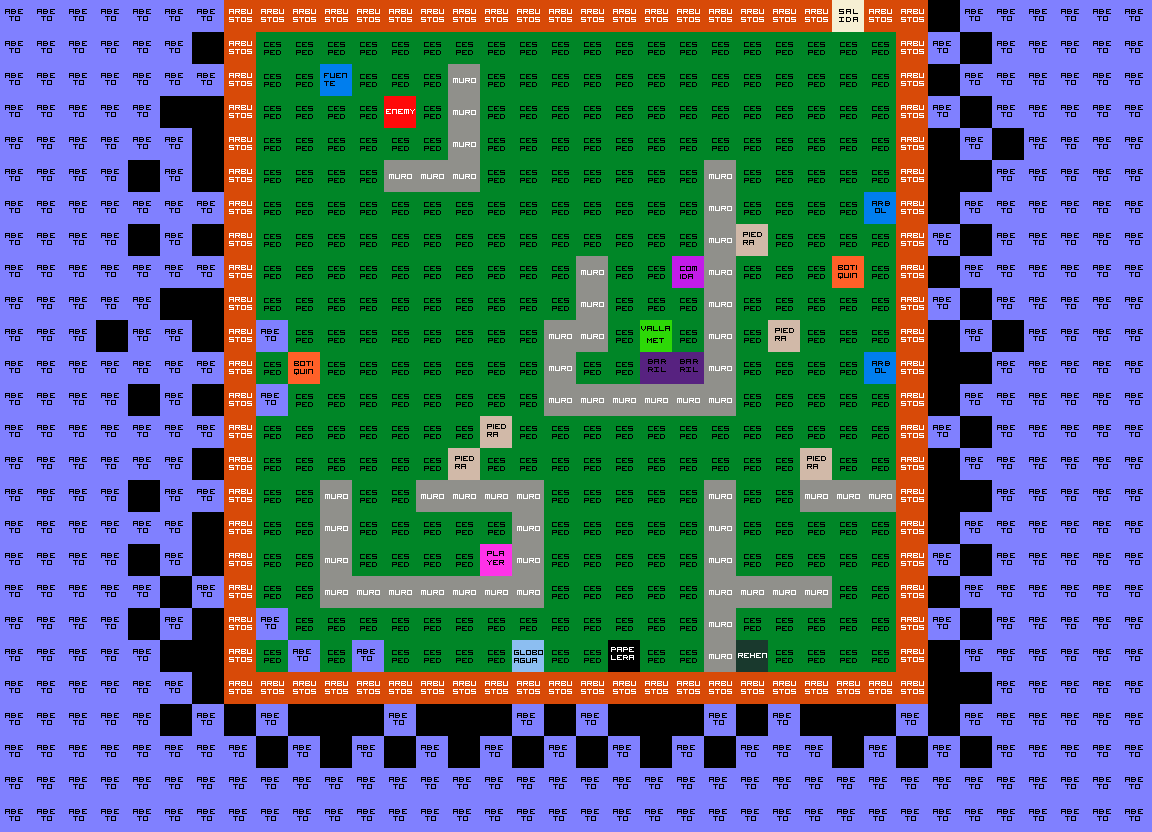

This is a level from a 2D game, rendered from its Tiled map with the project's own tilesets. A one-line summary and the map file follow, with tile-layer data summarised:
An orthogonal 36x26 tile map with 32x32 px tiles, 2 tile layers (Capa de Patrones 1, Capa de patrones 2) and 32 objects (26x nodo).

<map version="1.0" orientation="orthogonal" renderorder="right-down" width="36" height="26" tilewidth="32" tileheight="32" nextobjectid="161">
 <tileset firstgid="1" name="tileset" tilewidth="32" tileheight="32" tilecount="64" columns="8">
  <image source="tileset.png" width="256" height="256" />
 </tileset>
 <layer name="Capa de Patrones 1" width="36" height="26">
  <data>[936 cells, 484 non-empty, 4 distinct tile ids]</data>
 </layer>
 <layer name="Capa de patrones 2" width="36" height="26">
  <data>[936 cells, 396 non-empty, 14 distinct tile ids]</data>
 </layer>
 <objectgroup name="muros">
  <object id="123" x="832" y="32">
   <polyline points="0,0 -576,0 -576,640 64,640 64,0 32,0 32,-32 96,-32 96,672 -608,672 -608,-32 0,-32 0,0" />
  </object>
  <object id="124" x="448" y="64">
   <polyline points="0,0 0,96 -64,96 -64,128 32,128 32,0 0,0" />
  </object>
  <object id="125" x="576" y="256">
   <polyline points="0,0 0,64 -32,64 -32,160 160,160 160,-96 128,-96 128,128 0,128 0,96 32,96 32,0 0,0" />
  </object>
  <object id="126" x="800" y="480">
   <polyline points="0,0 0,32 96,32 96,0 0,0" />
  </object>
  <object id="127" x="704" y="480">
   <polyline points="0,0 0,192 32,192 32,128 128,128 128,96 32,96 32,0 0,0" />
  </object>
  <object id="128" x="320" y="480">
   <polyline points="0,0 0,128 224,128 224,0 96,0 96,32 192,32 192,96 32,96 32,0 0,0" />
  </object>
 </objectgroup>
 <objectgroup name="nodos">
  <object id="133" name="1" type="nodo" x="320" y="128" width="32" height="32">
   <properties>
    <property name="conecta" value="2" />
   </properties>
  </object>
  <object id="134" name="2" type="nodo" x="320" y="224" width="32" height="32">
   <properties>
    <property name="conecta" value="9-12-7-8-3-4" />
   </properties>
  </object>
  <object id="135" name="3" type="nodo" x="320" y="416" width="32" height="32">
   <properties>
    <property name="conecta" value="9-7-8-6-4" />
   </properties>
  </object>
  <object id="136" name="6" type="nodo" x="416" y="544">
   <properties>
    <property name="conecta" value="3" />
   </properties>
  </object>
  <object id="137" name="4" type="nodo" x="288" y="512">
   <properties>
    <property name="conecta" value="5" />
   </properties>
  </object>
  <object id="138" name="5" type="nodo" x="288" y="640">
   <properties>
    <property name="conecta" value="11" />
   </properties>
  </object>
  <object id="139" name="11" type="nodo" x="576" y="640">
   <properties>
    <property name="conecta" value="14-10-13" />
   </properties>
  </object>
  <object id="140" name="14" type="nodo" x="672" y="640">
   <properties>
    <property name="conecta" value="10-13" />
   </properties>
  </object>
  <object id="141" name="13" type="nodo" x="672" y="448">
   <properties>
    <property name="conecta" value="17" />
   </properties>
  </object>
  <object id="142" name="10" type="nodo" x="576" y="448">
   <properties>
    <property name="conecta" value="13-8" />
   </properties>
  </object>
  <object id="143" name="17" type="nodo" x="768" y="448">
   <properties>
    <property name="conecta" value="18-21-16" />
   </properties>
  </object>
  <object id="144" name="18" type="nodo" x="768" y="544">
   <properties>
    <property name="conecta" value="22" />
   </properties>
  </object>
  <object id="145" name="22" type="nodo" x="864" y="544">
   <properties>
    <property name="conecta" value="23" />
   </properties>
  </object>
  <object id="146" name="23" type="nodo" x="864" y="640">
   <properties>
    <property name="conecta" value="19" />
   </properties>
  </object>
  <object id="147" name="19" type="nodo" x="800" y="640">
   <properties>
    <property name="conecta" value="23" />
   </properties>
  </object>
  <object id="148" name="21" type="nodo" x="864" y="384">
   <properties>
    <property name="conecta" value="16" />
   </properties>
  </object>
  <object id="149" name="16" type="nodo" x="768" y="288">
   <properties>
    <property name="conecta" value="20-15" />
   </properties>
  </object>
  <object id="150" name="20" type="nodo" x="864" y="160">
   <properties>
    <property name="conecta" value="15" />
   </properties>
  </object>
  <object id="151" name="15" type="nodo" x="736" y="96">
   <properties>
    <property name="conecta" value="12-9" />
   </properties>
  </object>
  <object id="153" name="9" type="nodo" x="544" y="192">
   <properties>
    <property name="conecta" value="26-12-7" />
   </properties>
  </object>
  <object id="155" name="12" type="nodo" x="640" y="192">
   <properties>
    <property name="conecta" value="9-24" />
   </properties>
  </object>
  <object id="156" name="24" type="nodo" x="608" y="320" width="32" height="32">
   <properties>
    <property name="conecta" value="12" />
   </properties>
  </object>
  <object id="157" name="7" type="nodo" x="480" y="320">
   <properties>
    <property name="conecta" value="9-12" />
   </properties>
  </object>
  <object id="158" name="8" type="nodo" x="512" y="448">
   <properties>
    <property name="conecta" value="7-9" />
   </properties>
  </object>
  <object id="159" name="25" type="nodo" x="448" y="32" width="32" height="32">
   <properties>
    <property name="conecta" value="1" />
   </properties>
  </object>
  <object id="160" name="26" type="nodo" x="512" y="64" width="32" height="32">
   <properties>
    <property name="conecta" value="25-9-12-15" />
   </properties>
  </object>
 </objectgroup>
</map>
